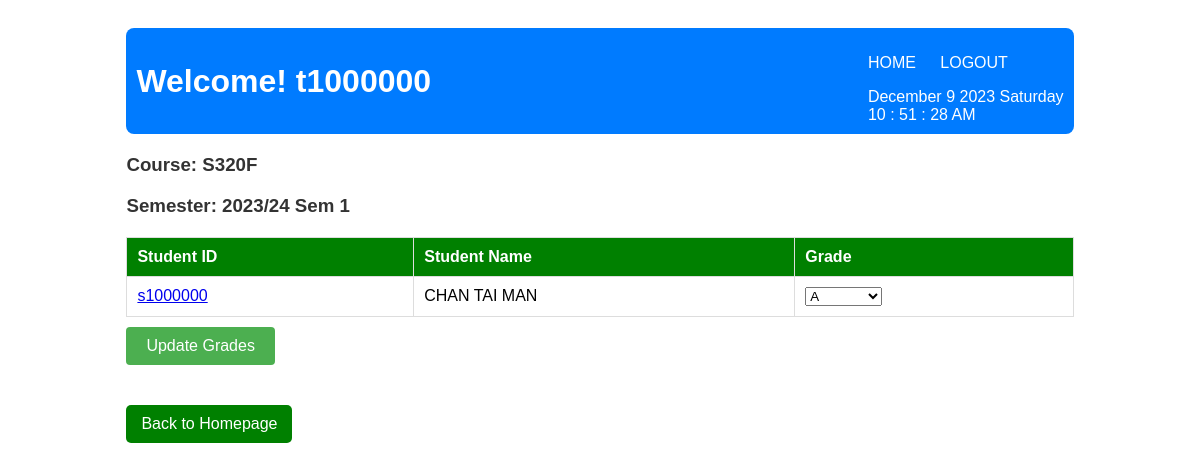
Page /Teacher/updateCourseResult.php?course_id=S320F (signed in) on the committed database.
### tables this page shows
CREATE TABLE `EnrolledCourse` (
  `student_id` varchar(255) NOT NULL,
  `course_id` varchar(255) NOT NULL,
  `grade` varchar(3) DEFAULT 'N/A',
  `Semester` varchar(20) NOT NULL
);

CREATE TABLE `Student` (
  `userid` varchar(255) NOT NULL,
  `password` varchar(30) NOT NULL,
  `name` varchar(50) DEFAULT NULL,
  `address` varchar(255) DEFAULT NULL,
  `phoneNum` varchar(20) DEFAULT NULL,
  `email` varchar(255) NOT NULL,
  `Admission_Date` date DEFAULT NULL,
  `nationality` text DEFAULT NULL,
  `gender` char(1) DEFAULT NULL,
  `birth` date DEFAULT NULL,
  `Expire_Date` date DEFAULT NULL
);

### Teacher/updateCourseResult.php (the view, shortened to what this page needs)
<!DOCTYPE html>
<html lang="en">
<head>
</head>
<body>
<div class="container">
    <?php
    include "../db_conn.php";
    include_once('../navbar.php');
    $CurrentSem = "2023/24 Sem 1";
    if (isset($_GET['course_id'])) {
        $courseId = $_GET['course_id'];
        $sql = "SELECT s.userid, s.name, e.grade FROM Student s, EnrolledCourse e, Course c WHERE e.course_id = c.course_id AND e.student_id = s.userid AND e.Semester = '$CurrentSem' AND e.course_id = '$courseId' ORDER BY s.userid";
        $result = mysqli_query($conn, $sql);
        if (mysqli_num_rows($result) > 0) {
            echo "<h3>Course: $courseId </h3>";
            echo "<h3>Semester: $CurrentSem </h3>";
            echo "<form action='update.php' method='post'>";
            echo "<table border='1' style='width: 100%; margin-top: 20px;'>";
            echo "<tr><th>Student ID</th><th>Student Name</th><th>Grade</th></tr>";
            while ($row = mysqli_fetch_assoc($result)) {
                echo "<tr>";
                echo "<td><a href='viewStudent.php?userid=" . htmlspecialchars($row['userid']) . "&course_id=" . htmlspecialchars($courseId) . "'>" . htmlspecialchars($row['userid']) . "</a></td>";
                echo "<td>" . strtoupper(htmlspecialchars($row['name'])) . "</td>";
                echo "<td>";
                echo "<select name='grades[" . $row['userid'] . "]'>";
                $grades = ['A', 'A-', 'B+', 'B', 'B-', 'C+', 'C', 'F'];
                foreach ($grades as $grade) {
                    echo "<option value='" . $grade . "'" . ($row['grade'] == $grade ? ' selected' : '') . ">" . $grade . "</option>";
                }
                echo "</select>";
                echo "</td>";
                echo "</tr>";
            }
            echo "</table>";
            echo "<button type='submit' name='submit' style='margin-top: 10px;'>Update Grades</button>";
            echo "</form>";
        } else {
            echo "No students found.";
        }
    } else {
        echo "Course ID not provided.";
    }
    ?>
    <div style="margin-top: 20px;">
        <a href="homepage.php" class = "button">Back to Homepage</a>
    </div>
</div>
</body>
</html>

### css/globle-style.css (style rules this page uses)
body { font-family: Arial, sans-serif; background-color: rgba(255, 255, 255, 0.638); }
.container { width: 80%; margin: auto; overflow: hidden; padding: 20px; }
table { width: 100%; margin-top: 20px; border-collapse: collapse; }
table, th, td { border: 1px solid #ddd; }
th, td { padding: 10px; text-align: left; }
th { background-color: green; color: white; }
form { margin-top: 20px; }
.button { display: inline-block; background-color: green; color: white; padding: 10px 15px; margin-top: 20px; text-decoration: none; border-radius: 5px; }
button { background-color: #4caf50; color: white; padding: 10px 20px; border: none; border-radius: 4px; cursor: pointer; font-size: 16px; }
h2, h3 { color: #333; }

### rows in the picture
enrolledcourse: student.userid "s1000000", student.name "CHAN TAI MAN", grade+student "A"

### other values in the picture
$Userid "t1000000"
$courseId "S320F"
$CurrentSem "2023/24 Sem 1"
